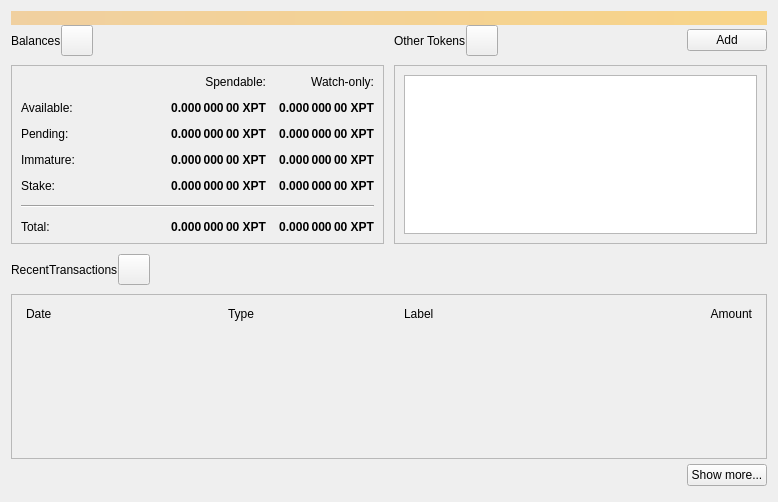
<?xml version="1.0" encoding="UTF-8"?>
<ui version="4.0">
 <class>OverviewPage</class>
 <widget class="QWidget" name="OverviewPage">
  <property name="geometry">
   <rect>
    <x>0</x>
    <y>0</y>
    <width>778</width>
    <height>502</height>
   </rect>
  </property>
  <property name="windowTitle">
   <string>Form</string>
  </property>
  <layout class="QVBoxLayout" name="topLayout">
   <property name="spacing">
    <number>0</number>
   </property>
   <item>
    <widget class="QLabel" name="labelAlerts">
     <property name="visible">
      <bool>false</bool>
     </property>
     <property name="styleSheet">
      <string notr="true">QLabel { background-color: qlineargradient(x1: 0, y1: 0, x2: 1, y2: 0, stop:0 #F0D0A0, stop:1 #F8D488); color:#000000; }</string>
     </property>
     <property name="wordWrap">
      <bool>true</bool>
     </property>
     <property name="margin">
      <number>3</number>
     </property>
     <property name="textInteractionFlags">
      <set>Qt::TextSelectableByMouse</set>
     </property>
    </widget>
   </item>
   <item>
    <layout class="QGridLayout" name="gridLayout_2">
     <item row="0" column="2">
      <layout class="QHBoxLayout" name="horizontalLayout_4">
       <property name="bottomMargin">
        <number>9</number>
       </property>
       <item>
        <widget class="QLabel" name="labelTokens">
         <property name="text">
          <string>Other Tokens</string>
         </property>
        </widget>
       </item>
       <item>
        <widget class="QToolButton" name="labelTokenStatus">
         <property name="toolTip">
          <string>The displayed information may be out of date. Your wallet automatically synchronizes with the Phantom network after a connection is established, but this process has not completed yet.</string>
         </property>
         <property name="text">
          <string/>
         </property>
         <property name="iconSize">
          <size>
           <width>24</width>
           <height>24</height>
          </size>
         </property>
         <property name="flat" stdset="0">
          <bool>false</bool>
         </property>
        </widget>
       </item>
       <item>
        <spacer name="horizontalSpacer_7">
         <property name="orientation">
          <enum>Qt::Horizontal</enum>
         </property>
         <property name="sizeHint" stdset="0">
          <size>
           <width>40</width>
           <height>20</height>
          </size>
         </property>
        </spacer>
       </item>
       <item>
        <widget class="QPushButton" name="buttonAddToken">
         <property name="text">
          <string>Add</string>
         </property>
        </widget>
       </item>
      </layout>
     </item>
     <item row="1" column="2">
      <widget class="QFrame" name="frameOtherTokens">
       <property name="minimumSize">
        <size>
         <width>0</width>
         <height>100</height>
        </size>
       </property>
       <property name="frameShape">
        <enum>QFrame::StyledPanel</enum>
       </property>
       <property name="frameShadow">
        <enum>QFrame::Raised</enum>
       </property>
       <layout class="QVBoxLayout" name="verticalLayout_10">
        <item>
         <widget class="QListView" name="listTokens">
          <property name="enabled">
           <bool>true</bool>
          </property>
         </widget>
        </item>
       </layout>
      </widget>
     </item>
     <item row="1" column="0">
      <widget class="QFrame" name="frameBalances">
       <property name="frameShape">
        <enum>QFrame::StyledPanel</enum>
       </property>
       <property name="frameShadow">
        <enum>QFrame::Raised</enum>
       </property>
       <layout class="QVBoxLayout" name="verticalLayout_4">
        <item>
         <layout class="QGridLayout" name="gridLayout">
          <property name="spacing">
           <number>12</number>
          </property>
          <item row="2" column="3">
           <widget class="QLabel" name="labelWatchPending">
            <property name="font">
             <font>
              <weight>75</weight>
              <bold>true</bold>
             </font>
            </property>
            <property name="cursor">
             <cursorShape>IBeamCursor</cursorShape>
            </property>
            <property name="toolTip">
             <string>Unconfirmed transactions to watch-only addresses</string>
            </property>
            <property name="text">
             <string notr="true">0.000 000 00 XPT</string>
            </property>
            <property name="alignment">
             <set>Qt::AlignRight|Qt::AlignTrailing|Qt::AlignVCenter</set>
            </property>
            <property name="textInteractionFlags">
             <set>Qt::LinksAccessibleByMouse|Qt::TextSelectableByKeyboard|Qt::TextSelectableByMouse</set>
            </property>
           </widget>
          </item>
          <item row="2" column="2">
           <widget class="QLabel" name="labelUnconfirmed">
            <property name="font">
             <font>
              <weight>75</weight>
              <bold>true</bold>
             </font>
            </property>
            <property name="cursor">
             <cursorShape>IBeamCursor</cursorShape>
            </property>
            <property name="toolTip">
             <string>Total of transactions that have yet to be confirmed, and do not yet count toward the spendable balance</string>
            </property>
            <property name="text">
             <string notr="true">0.000 000 00 XPT</string>
            </property>
            <property name="alignment">
             <set>Qt::AlignRight|Qt::AlignTrailing|Qt::AlignVCenter</set>
            </property>
            <property name="textInteractionFlags">
             <set>Qt::LinksAccessibleByMouse|Qt::TextSelectableByKeyboard|Qt::TextSelectableByMouse</set>
            </property>
           </widget>
          </item>
          <item row="3" column="2">
           <widget class="QLabel" name="labelImmature">
            <property name="font">
             <font>
              <weight>75</weight>
              <bold>true</bold>
             </font>
            </property>
            <property name="cursor">
             <cursorShape>IBeamCursor</cursorShape>
            </property>
            <property name="toolTip">
             <string>Mined balance that has not yet matured</string>
            </property>
            <property name="text">
             <string notr="true">0.000 000 00 XPT</string>
            </property>
            <property name="alignment">
             <set>Qt::AlignRight|Qt::AlignTrailing|Qt::AlignVCenter</set>
            </property>
            <property name="textInteractionFlags">
             <set>Qt::LinksAccessibleByMouse|Qt::TextSelectableByKeyboard|Qt::TextSelectableByMouse</set>
            </property>
           </widget>
          </item>
          <item row="3" column="0">
           <widget class="QLabel" name="labelImmatureText">
            <property name="text">
             <string>Immature:</string>
            </property>
           </widget>
          </item>
          <item row="0" column="3">
           <widget class="QLabel" name="labelWatchonly">
            <property name="text">
             <string>Watch-only:</string>
            </property>
            <property name="alignment">
             <set>Qt::AlignRight|Qt::AlignTrailing|Qt::AlignVCenter</set>
            </property>
           </widget>
          </item>
          <item row="1" column="0">
           <widget class="QLabel" name="labelBalanceText">
            <property name="text">
             <string>Available:</string>
            </property>
           </widget>
          </item>
          <item row="1" column="2">
           <widget class="QLabel" name="labelBalance">
            <property name="font">
             <font>
              <weight>75</weight>
              <bold>true</bold>
             </font>
            </property>
            <property name="cursor">
             <cursorShape>IBeamCursor</cursorShape>
            </property>
            <property name="toolTip">
             <string>Your current spendable balance</string>
            </property>
            <property name="text">
             <string notr="true">0.000 000 00 XPT</string>
            </property>
            <property name="alignment">
             <set>Qt::AlignRight|Qt::AlignTrailing|Qt::AlignVCenter</set>
            </property>
            <property name="textInteractionFlags">
             <set>Qt::LinksAccessibleByMouse|Qt::TextSelectableByKeyboard|Qt::TextSelectableByMouse</set>
            </property>
           </widget>
          </item>
          <item row="1" column="3">
           <widget class="QLabel" name="labelWatchAvailable">
            <property name="font">
             <font>
              <weight>75</weight>
              <bold>true</bold>
             </font>
            </property>
            <property name="cursor">
             <cursorShape>IBeamCursor</cursorShape>
            </property>
            <property name="toolTip">
             <string>Your current balance in watch-only addresses</string>
            </property>
            <property name="text">
             <string notr="true">0.000 000 00 XPT</string>
            </property>
            <property name="alignment">
             <set>Qt::AlignRight|Qt::AlignTrailing|Qt::AlignVCenter</set>
            </property>
            <property name="textInteractionFlags">
             <set>Qt::LinksAccessibleByMouse|Qt::TextSelectableByKeyboard|Qt::TextSelectableByMouse</set>
            </property>
           </widget>
          </item>
          <item row="2" column="0">
           <widget class="QLabel" name="labelPendingText">
            <property name="text">
             <string>Pending:</string>
            </property>
           </widget>
          </item>
          <item row="0" column="2">
           <widget class="QLabel" name="labelSpendable">
            <property name="text">
             <string>Spendable:</string>
            </property>
            <property name="alignment">
             <set>Qt::AlignRight|Qt::AlignTrailing|Qt::AlignVCenter</set>
            </property>
           </widget>
          </item>
          <item row="4" column="0">
           <widget class="QLabel" name="labelStakeText">
            <property name="text">
             <string>Stake:</string>
            </property>
           </widget>
          </item>
          <item row="4" column="2">
           <widget class="QLabel" name="labelStake">
            <property name="font">
             <font>
              <weight>75</weight>
              <bold>true</bold>
             </font>
            </property>
            <property name="text">
             <string>0.000 000 00 XPT</string>
            </property>
            <property name="alignment">
             <set>Qt::AlignRight|Qt::AlignTrailing|Qt::AlignVCenter</set>
            </property>
            <property name="textInteractionFlags">
             <set>Qt::LinksAccessibleByMouse|Qt::TextSelectableByKeyboard|Qt::TextSelectableByMouse</set>
            </property>
           </widget>
          </item>
          <item row="4" column="3">
           <widget class="QLabel" name="labelWatchStake">
            <property name="font">
             <font>
              <weight>75</weight>
              <bold>true</bold>
             </font>
            </property>
            <property name="text">
             <string>0.000 000 00 XPT</string>
            </property>
            <property name="alignment">
             <set>Qt::AlignRight|Qt::AlignTrailing|Qt::AlignVCenter</set>
            </property>
            <property name="textInteractionFlags">
             <set>Qt::LinksAccessibleByMouse|Qt::TextSelectableByKeyboard|Qt::TextSelectableByMouse</set>
            </property>
           </widget>
          </item>
          <item row="3" column="3">
           <widget class="QLabel" name="labelWatchImmature">
            <property name="font">
             <font>
              <weight>75</weight>
              <bold>true</bold>
             </font>
            </property>
            <property name="cursor">
             <cursorShape>IBeamCursor</cursorShape>
            </property>
            <property name="toolTip">
             <string>Mined balance in watch-only addresses that has not yet matured</string>
            </property>
            <property name="text">
             <string notr="true">0.000 000 00 XPT</string>
            </property>
            <property name="alignment">
             <set>Qt::AlignRight|Qt::AlignTrailing|Qt::AlignVCenter</set>
            </property>
            <property name="textInteractionFlags">
             <set>Qt::LinksAccessibleByMouse|Qt::TextSelectableByKeyboard|Qt::TextSelectableByMouse</set>
            </property>
           </widget>
          </item>
          <item row="7" column="3">
           <widget class="QLabel" name="labelWatchTotal">
            <property name="font">
             <font>
              <weight>75</weight>
              <bold>true</bold>
             </font>
            </property>
            <property name="cursor">
             <cursorShape>IBeamCursor</cursorShape>
            </property>
            <property name="toolTip">
             <string>Current total balance in watch-only addresses</string>
            </property>
            <property name="text">
             <string notr="true">0.000 000 00 XPT</string>
            </property>
            <property name="alignment">
             <set>Qt::AlignRight|Qt::AlignTrailing|Qt::AlignVCenter</set>
            </property>
            <property name="textInteractionFlags">
             <set>Qt::LinksAccessibleByMouse|Qt::TextSelectableByKeyboard|Qt::TextSelectableByMouse</set>
            </property>
           </widget>
          </item>
          <item row="5" column="0" colspan="4">
           <spacer name="verticalSpacer">
            <property name="orientation">
             <enum>Qt::Vertical</enum>
            </property>
            <property name="sizeHint" stdset="0">
             <size>
              <width>20</width>
              <height>40</height>
             </size>
            </property>
           </spacer>
          </item>
          <item row="7" column="2">
           <widget class="QLabel" name="labelTotal">
            <property name="font">
             <font>
              <weight>75</weight>
              <bold>true</bold>
             </font>
            </property>
            <property name="cursor">
             <cursorShape>IBeamCursor</cursorShape>
            </property>
            <property name="toolTip">
             <string>Your current total balance</string>
            </property>
            <property name="text">
             <string notr="true">0.000 000 00 XPT</string>
            </property>
            <property name="alignment">
             <set>Qt::AlignRight|Qt::AlignTrailing|Qt::AlignVCenter</set>
            </property>
            <property name="textInteractionFlags">
             <set>Qt::LinksAccessibleByMouse|Qt::TextSelectableByKeyboard|Qt::TextSelectableByMouse</set>
            </property>
           </widget>
          </item>
          <item row="0" column="1" rowspan="5">
           <spacer name="horizontalSpacer_5">
            <property name="orientation">
             <enum>Qt::Horizontal</enum>
            </property>
            <property name="sizeHint" stdset="0">
             <size>
              <width>40</width>
              <height>20</height>
             </size>
            </property>
           </spacer>
          </item>
          <item row="7" column="0">
           <widget class="QLabel" name="labelTotalText">
            <property name="text">
             <string>Total:        </string>
            </property>
           </widget>
          </item>
          <item row="6" column="0" colspan="4">
           <widget class="Line" name="hLine">
            <property name="orientation">
             <enum>Qt::Horizontal</enum>
            </property>
           </widget>
          </item>
         </layout>
        </item>
       </layout>
      </widget>
     </item>
     <item row="0" column="0">
      <layout class="QHBoxLayout" name="horizontalLayout_2">
       <property name="bottomMargin">
        <number>9</number>
       </property>
       <item>
        <widget class="QLabel" name="labelBalances">
         <property name="text">
          <string>Balances</string>
         </property>
        </widget>
       </item>
       <item>
        <widget class="QToolButton" name="labelWalletStatus">
         <property name="enabled">
          <bool>true</bool>
         </property>
         <property name="toolTip">
          <string>The displayed information may be out of date. Your wallet automatically synchronizes with the Phantom network after a connection is established, but this process has not completed yet.</string>
         </property>
         <property name="text">
          <string/>
         </property>
         <property name="icon">
          <iconset>
           <normaloff>:/icons/warning</normaloff>
           <disabledoff>:/icons/warning</disabledoff>:/icons/warning</iconset>
         </property>
         <property name="iconSize">
          <size>
           <width>24</width>
           <height>24</height>
          </size>
         </property>
         <property name="flat" stdset="0">
          <bool>false</bool>
         </property>
        </widget>
       </item>
       <item>
        <spacer name="horizontalSpacer">
         <property name="orientation">
          <enum>Qt::Horizontal</enum>
         </property>
         <property name="sizeHint" stdset="0">
          <size>
           <width>40</width>
           <height>20</height>
          </size>
         </property>
        </spacer>
       </item>
      </layout>
     </item>
     <item row="0" column="1" rowspan="2">
      <spacer name="horizontalSpacer_4">
       <property name="orientation">
        <enum>Qt::Horizontal</enum>
       </property>
       <property name="sizeType">
        <enum>QSizePolicy::Fixed</enum>
       </property>
       <property name="sizeHint" stdset="0">
        <size>
         <width>10</width>
         <height>20</height>
        </size>
       </property>
      </spacer>
     </item>
    </layout>
   </item>
   <item>
    <spacer name="verticalSpacer_4">
     <property name="orientation">
      <enum>Qt::Vertical</enum>
     </property>
     <property name="sizeType">
      <enum>QSizePolicy::Fixed</enum>
     </property>
     <property name="sizeHint" stdset="0">
      <size>
       <width>20</width>
       <height>10</height>
      </size>
     </property>
    </spacer>
   </item>
   <item>
    <layout class="QHBoxLayout" name="horizontalLayout_6">
     <property name="bottomMargin">
      <number>9</number>
     </property>
     <item>
      <widget class="QLabel" name="labelRecentTransactions">
       <property name="text">
        <string>RecentTransactions</string>
       </property>
      </widget>
     </item>
     <item>
      <widget class="QToolButton" name="labelTransactionsStatus">
       <property name="enabled">
        <bool>true</bool>
       </property>
       <property name="toolTip">
        <string>The displayed information may be out of date. Your wallet automatically synchronizes with the Phantom network after a connection is established, but this process has not completed yet.</string>
       </property>
       <property name="text">
        <string/>
       </property>
       <property name="icon">
        <iconset>
         <normaloff>:/icons/warning</normaloff>
         <disabledoff>:/icons/warning</disabledoff>:/icons/warning</iconset>
       </property>
       <property name="iconSize">
        <size>
         <width>24</width>
         <height>24</height>
        </size>
       </property>
       <property name="flat" stdset="0">
        <bool>false</bool>
       </property>
      </widget>
     </item>
     <item>
      <spacer name="horizontalSpacer_3">
       <property name="orientation">
        <enum>Qt::Horizontal</enum>
       </property>
       <property name="sizeHint" stdset="0">
        <size>
         <width>40</width>
         <height>20</height>
        </size>
       </property>
      </spacer>
     </item>
    </layout>
   </item>
   <item>
    <layout class="QVBoxLayout" name="verticalLayout_3">
     <item>
      <widget class="QFrame" name="frameRecentTransactions">
       <property name="frameShape">
        <enum>QFrame::StyledPanel</enum>
       </property>
       <property name="frameShadow">
        <enum>QFrame::Raised</enum>
       </property>
       <layout class="QVBoxLayout" name="verticalLayout_8">
        <item>
         <layout class="QHBoxLayout" name="horizontalLayout_3">
          <property name="spacing">
           <number>5</number>
          </property>
          <property name="leftMargin">
           <number>5</number>
          </property>
          <property name="rightMargin">
           <number>5</number>
          </property>
          <item>
           <widget class="QLabel" name="labelDate">
            <property name="text">
             <string>Date</string>
            </property>
           </widget>
          </item>
          <item>
           <spacer name="horizontalSpacer_2">
            <property name="orientation">
             <enum>Qt::Horizontal</enum>
            </property>
            <property name="sizeType">
             <enum>QSizePolicy::Fixed</enum>
            </property>
            <property name="sizeHint" stdset="0">
             <size>
              <width>25</width>
              <height>20</height>
             </size>
            </property>
           </spacer>
          </item>
          <item>
           <widget class="QLabel" name="labelType">
            <property name="text">
             <string>Type</string>
            </property>
           </widget>
          </item>
          <item>
           <widget class="QLabel" name="labelAddress">
            <property name="text">
             <string>Label</string>
            </property>
           </widget>
          </item>
          <item>
           <widget class="QLabel" name="labelAmount">
            <property name="text">
             <string>Amount</string>
            </property>
            <property name="alignment">
             <set>Qt::AlignRight|Qt::AlignTrailing|Qt::AlignVCenter</set>
            </property>
           </widget>
          </item>
         </layout>
        </item>
        <item>
         <widget class="QListView" name="listTransactions">
          <property name="styleSheet">
           <string notr="true">QListView { background: transparent; }</string>
          </property>
          <property name="frameShape">
           <enum>QFrame::NoFrame</enum>
          </property>
          <property name="verticalScrollBarPolicy">
           <enum>Qt::ScrollBarAlwaysOff</enum>
          </property>
          <property name="horizontalScrollBarPolicy">
           <enum>Qt::ScrollBarAlwaysOff</enum>
          </property>
         </widget>
        </item>
       </layout>
      </widget>
     </item>
     <item>
      <layout class="QHBoxLayout" name="horizontalLayout">
       <property name="topMargin">
        <number>5</number>
       </property>
       <property name="bottomMargin">
        <number>5</number>
       </property>
       <item>
        <spacer name="horizontalSpacer_6">
         <property name="orientation">
          <enum>Qt::Horizontal</enum>
         </property>
         <property name="sizeHint" stdset="0">
          <size>
           <width>40</width>
           <height>20</height>
          </size>
         </property>
        </spacer>
       </item>
       <item>
        <widget class="QPushButton" name="showMoreButton">
         <property name="text">
          <string>Show more...</string>
         </property>
        </widget>
       </item>
      </layout>
     </item>
    </layout>
   </item>
  </layout>
 </widget>
 <resources/>
 <connections/>
</ui>
